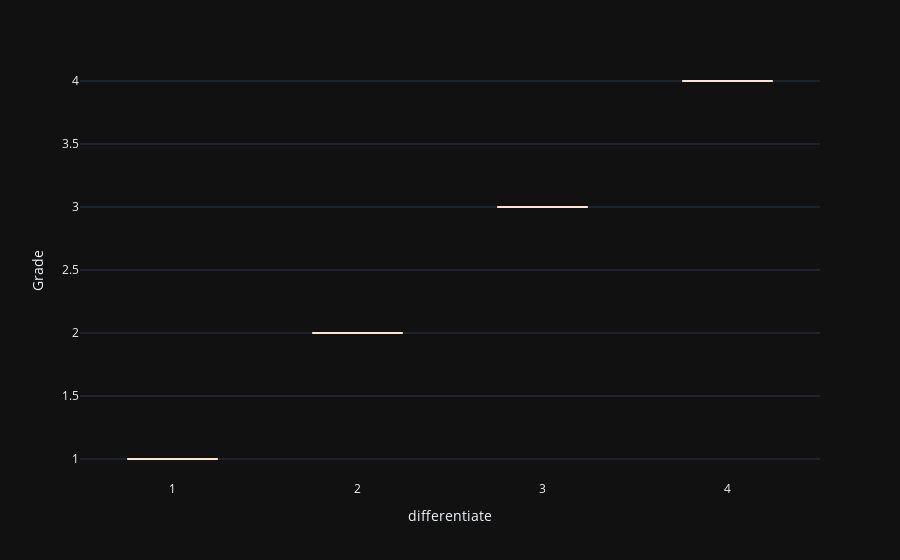

This figure's notebook cell:
### Code cell
fig = px.box(
    df_bc,
    x="differentiate",
    y="Grade",
    color_discrete_sequence=COLORS,
    template="plotly_dark")

fig.show()

### Figure 1 — Plotly figure (JSON) as saved in the notebook; plotly's stock layout.template omitted (floating-point values rounded to 4 significant figures; data arrays with more than 128 entries replaced by an {"elided": "..."} marker saying what was removed)
{"data": [{"alignmentgroup": "True", "hovertemplate": "differentiate=%{x}<br>Grade=%{y}<extra></extra>", "legendgroup": "", "marker": {"color": "#fde4cf"}, "name": "", "notched": false, "offsetgroup": "", "orientation": "v", "showlegend": false, "type": "box", "x": {"elided": "4024 int values"}, "x0": " ", "xaxis": "x", "y": {"elided": "4024 int values"}, "y0": " ", "yaxis": "y"}], "layout": {"boxmode": "group", "legend": {"tracegroupgap": 0}, "margin": {"t": 60}, "xaxis": {"anchor": "y", "domain": [0, 1], "title": {"text": "differentiate"}}, "yaxis": {"anchor": "x", "domain": [0, 1], "title": {"text": "Grade"}}}}
